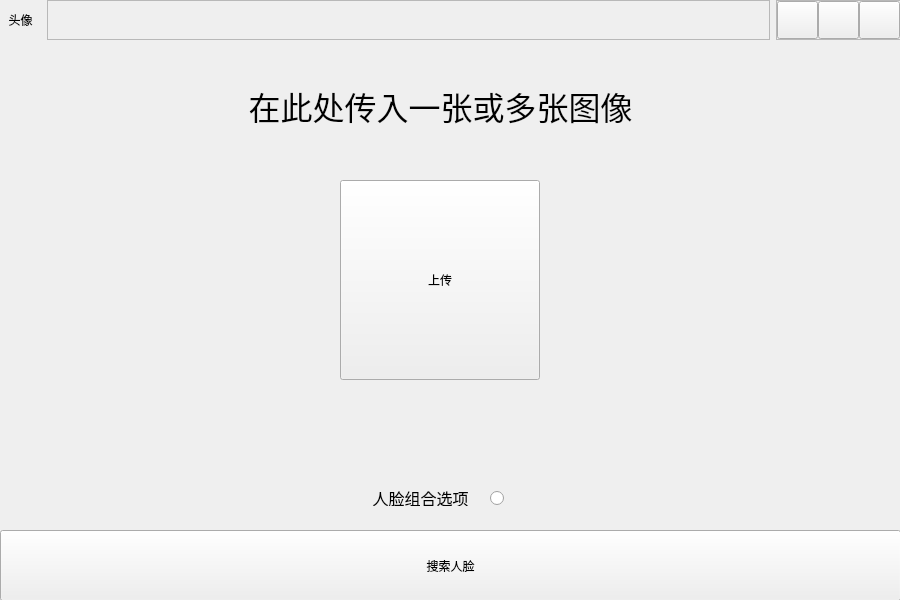
<?xml version="1.0" encoding="UTF-8"?>
<ui version="4.0">
 <class>Interface_Picture_Search</class>
 <widget class="QWidget" name="Interface_Picture_Search">
  <property name="geometry">
   <rect>
    <x>0</x>
    <y>0</y>
    <width>900</width>
    <height>600</height>
   </rect>
  </property>
  <property name="sizeIncrement">
   <size>
    <width>0</width>
    <height>0</height>
   </size>
  </property>
  <property name="baseSize">
   <size>
    <width>0</width>
    <height>0</height>
   </size>
  </property>
  <property name="windowTitle">
   <string>聊天图片-人脸搜索</string>
  </property>
  <widget class="QWidget" name="BackGround" native="true">
   <property name="geometry">
    <rect>
     <x>0</x>
     <y>0</y>
     <width>900</width>
     <height>600</height>
    </rect>
   </property>
   <widget class="QWidget" name="NavigationBar" native="true">
    <property name="geometry">
     <rect>
      <x>0</x>
      <y>0</y>
      <width>901</width>
      <height>40</height>
     </rect>
    </property>
    <layout class="QHBoxLayout" name="horizontalLayout_9">
     <property name="leftMargin">
      <number>0</number>
     </property>
     <property name="topMargin">
      <number>0</number>
     </property>
     <property name="rightMargin">
      <number>0</number>
     </property>
     <property name="bottomMargin">
      <number>0</number>
     </property>
     <item>
      <widget class="QLabel" name="ProfilePhoto">
       <property name="sizePolicy">
        <sizepolicy hsizetype="Maximum" vsizetype="Preferred">
         <horstretch>0</horstretch>
         <verstretch>0</verstretch>
        </sizepolicy>
       </property>
       <property name="maximumSize">
        <size>
         <width>41</width>
         <height>41</height>
        </size>
       </property>
       <property name="text">
        <string>头像</string>
       </property>
       <property name="alignment">
        <set>Qt::AlignCenter</set>
       </property>
      </widget>
     </item>
     <item>
      <widget class="QFrame" name="gap_2">
       <property name="frameShape">
        <enum>QFrame::StyledPanel</enum>
       </property>
       <property name="frameShadow">
        <enum>QFrame::Raised</enum>
       </property>
      </widget>
     </item>
     <item>
      <widget class="QFrame" name="FormControl_2">
       <property name="sizePolicy">
        <sizepolicy hsizetype="Maximum" vsizetype="Preferred">
         <horstretch>0</horstretch>
         <verstretch>0</verstretch>
        </sizepolicy>
       </property>
       <property name="maximumSize">
        <size>
         <width>125</width>
         <height>16777215</height>
        </size>
       </property>
       <property name="frameShape">
        <enum>QFrame::StyledPanel</enum>
       </property>
       <property name="frameShadow">
        <enum>QFrame::Raised</enum>
       </property>
       <property name="lineWidth">
        <number>0</number>
       </property>
       <layout class="QHBoxLayout" name="horizontalLayout_10">
        <property name="spacing">
         <number>0</number>
        </property>
        <property name="sizeConstraint">
         <enum>QLayout::SetDefaultConstraint</enum>
        </property>
        <property name="leftMargin">
         <number>0</number>
        </property>
        <property name="topMargin">
         <number>0</number>
        </property>
        <property name="rightMargin">
         <number>0</number>
        </property>
        <property name="bottomMargin">
         <number>0</number>
        </property>
        <item>
         <widget class="QPushButton" name="button_minimize_2">
          <property name="sizePolicy">
           <sizepolicy hsizetype="Minimum" vsizetype="Minimum">
            <horstretch>0</horstretch>
            <verstretch>0</verstretch>
           </sizepolicy>
          </property>
          <property name="text">
           <string/>
          </property>
         </widget>
        </item>
        <item>
         <widget class="QPushButton" name="button_maximize_2">
          <property name="sizePolicy">
           <sizepolicy hsizetype="Minimum" vsizetype="Minimum">
            <horstretch>0</horstretch>
            <verstretch>0</verstretch>
           </sizepolicy>
          </property>
          <property name="text">
           <string/>
          </property>
         </widget>
        </item>
        <item>
         <widget class="QPushButton" name="button_close_2">
          <property name="sizePolicy">
           <sizepolicy hsizetype="Minimum" vsizetype="Minimum">
            <horstretch>0</horstretch>
            <verstretch>0</verstretch>
           </sizepolicy>
          </property>
          <property name="text">
           <string/>
          </property>
         </widget>
        </item>
       </layout>
      </widget>
     </item>
    </layout>
   </widget>
   <widget class="QStackedWidget" name="stackedWidget">
    <property name="geometry">
     <rect>
      <x>0</x>
      <y>40</y>
      <width>900</width>
      <height>560</height>
     </rect>
    </property>
    <widget class="QWidget" name="uploadInterface">
     <widget class="QWidget" name="widget" native="true">
      <property name="geometry">
       <rect>
        <x>200</x>
        <y>120</y>
        <width>481</width>
        <height>241</height>
       </rect>
      </property>
      <layout class="QGridLayout" name="gridLayout">
       <item row="0" column="0">
        <widget class="QPushButton" name="button_upload">
         <property name="sizePolicy">
          <sizepolicy hsizetype="Fixed" vsizetype="Fixed">
           <horstretch>0</horstretch>
           <verstretch>0</verstretch>
          </sizepolicy>
         </property>
         <property name="minimumSize">
          <size>
           <width>200</width>
           <height>200</height>
          </size>
         </property>
         <property name="text">
          <string>上传</string>
         </property>
        </widget>
       </item>
      </layout>
     </widget>
     <widget class="QLabel" name="label_2">
      <property name="geometry">
       <rect>
        <x>370</x>
        <y>450</y>
        <width>101</width>
        <height>16</height>
       </rect>
      </property>
      <property name="sizePolicy">
       <sizepolicy hsizetype="Fixed" vsizetype="Fixed">
        <horstretch>0</horstretch>
        <verstretch>0</verstretch>
       </sizepolicy>
      </property>
      <property name="font">
       <font>
        <pointsize>12</pointsize>
       </font>
      </property>
      <property name="text">
       <string>人脸组合选项</string>
      </property>
      <property name="alignment">
       <set>Qt::AlignCenter</set>
      </property>
     </widget>
     <widget class="QRadioButton" name="radioButton">
      <property name="geometry">
       <rect>
        <x>490</x>
        <y>450</y>
        <width>16</width>
        <height>16</height>
       </rect>
      </property>
      <property name="sizePolicy">
       <sizepolicy hsizetype="Preferred" vsizetype="Preferred">
        <horstretch>0</horstretch>
        <verstretch>0</verstretch>
       </sizepolicy>
      </property>
      <property name="text">
       <string/>
      </property>
     </widget>
     <widget class="QLabel" name="label">
      <property name="geometry">
       <rect>
        <x>230</x>
        <y>30</y>
        <width>421</width>
        <height>71</height>
       </rect>
      </property>
      <property name="font">
       <font>
        <pointsize>24</pointsize>
       </font>
      </property>
      <property name="text">
       <string>在此处传入一张或多张图像</string>
      </property>
      <property name="alignment">
       <set>Qt::AlignCenter</set>
      </property>
     </widget>
     <widget class="QPushButton" name="button_search">
      <property name="geometry">
       <rect>
        <x>0</x>
        <y>490</y>
        <width>901</width>
        <height>71</height>
       </rect>
      </property>
      <property name="text">
       <string>搜索人脸</string>
      </property>
     </widget>
    </widget>
    <widget class="QWidget" name="page_2"/>
   </widget>
   <zorder>stackedWidget</zorder>
   <zorder>NavigationBar</zorder>
  </widget>
 </widget>
 <resources/>
 <connections/>
</ui>
